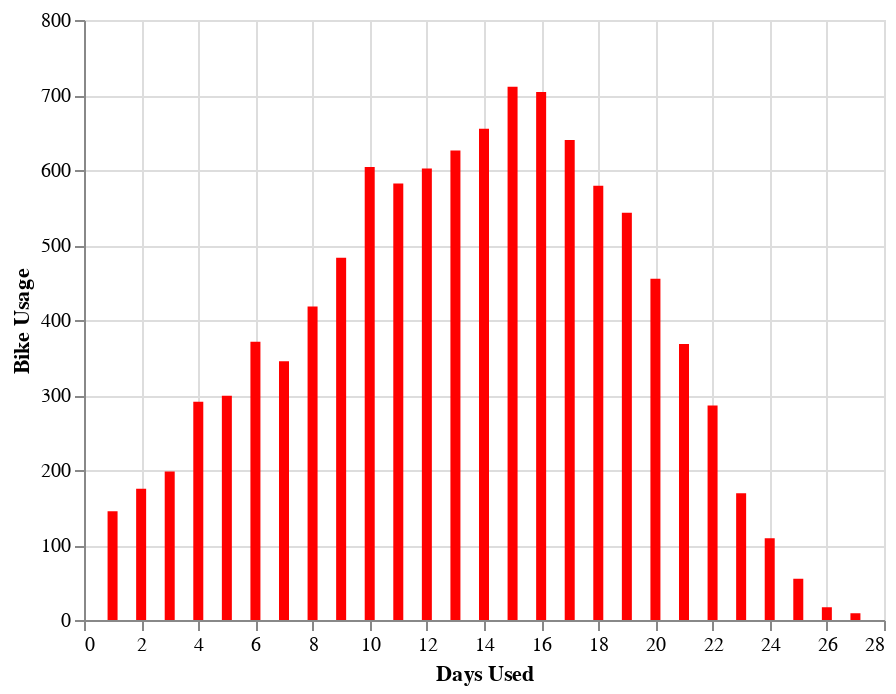

The notebook cell this image was saved under:
### Code cell
import altair as alt
import pandas as pd

source = bike_usage

alt.Chart(source).mark_bar(color='red').encode(
    alt.X('days_active', title='Days Used'),
    alt.Y('bikes', title="Bike Usage")
)

### Figure 1 — Vega-Lite specification as saved in the notebook (floating-point values rounded to 4 significant figures)
{"config": {"view": {"continuousWidth": 400, "continuousHeight": 300}}, "data": {"name": "data-c1fd0e142ac97e2ba7e661507e36d9f7"}, "mark": {"type": "bar", "color": "red"}, "encoding": {"x": {"type": "quantitative", "field": "days_active", "title": "Days Used"}, "y": {"type": "quantitative", "field": "bikes", "title": "Bike Usage"}}, "$schema": "https://vega.github.io/schema/vega-lite/v4.0.0.json", "datasets": {"data-c1fd0e142ac97e2ba7e661507e36d9f7": [{"days_active": 1, "bikes": 145}, {"days_active": 2, "bikes": 175}, {"days_active": 3, "bikes": 198}, {"days_active": 4, "bikes": 291}, {"days_active": 5, "bikes": 299}, {"days_active": 6, "bikes": 371}, {"days_active": 7, "bikes": 345}, {"days_active": 8, "bikes": 418}, {"days_active": 9, "bikes": 483}, {"days_active": 10, "bikes": 604}, {"days_active": 11, "bikes": 582}, {"days_active": 12, "bikes": 602}, {"days_active": 13, "bikes": 626}, {"days_active": 14, "bikes": 655}, {"days_active": 15, "bikes": 711}, {"days_active": 16, "bikes": 704}, {"days_active": 17, "bikes": 640}, {"days_active": 18, "bikes": 579}, {"days_active": 19, "bikes": 543}, {"days_active": 20, "bikes": 455}, {"days_active": 21, "bikes": 368}, {"days_active": 22, "bikes": 286}, {"days_active": 23, "bikes": 169}, {"days_active": 24, "bikes": 109}, {"days_active": 25, "bikes": 55}, {"days_active": 26, "bikes": 17}, {"days_active": 27, "bikes": 9}]}}
